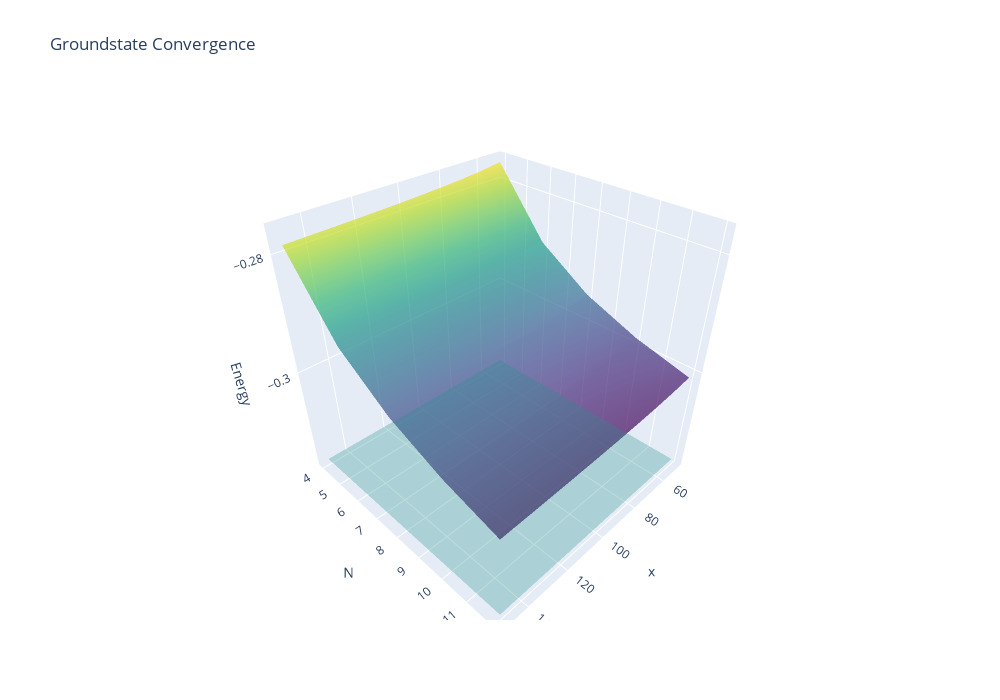

Notebook cell for this chart:
### Markdown cell above
# Ground State Convergence

### Code cell
x_axis, y_axis = x_val, qubits

fig = go.Figure(data=[go.Surface(x=x_axis, y=y_axis, z=f0, opacity=0.7, showscale=False, colorscale='Viridis'), 
                      go.Surface(x=x_axis, y=y_axis, z=np.full([n_res, x_res], -1/np.pi), opacity=0.3, showscale=False, colorscale='Viridis')])

fig.update_layout(title='Groundstate Convergence',
                   autosize=False,
                  width=1000, height=700,
                 scene = dict(
                    xaxis_title='x',
                    yaxis_title='N',
                    zaxis_title='Energy'))
fig.show()

### Figure 1 — Plotly figure (JSON) as saved in the notebook; plotly's stock layout.template omitted (floating-point values rounded to 4 significant figures)
{"data": [{"colorscale": [[0, "#440154"], [0.1111, "#482878"], [0.2222, "#3e4989"], [0.3333, "#31688e"], [0.4444, "#26828e"], [0.5556, "#1f9e89"], [0.6667, "#35b779"], [0.7778, "#6ece58"], [0.8889, "#b5de2b"], [1, "#fde725"]], "opacity": 0.7, "showscale": false, "type": "surface", "x": [[50, 61.11, 72.22, 83.33, 94.44, 105.6, 116.7, 127.8, 138.9, 150], [50, 61.11, 72.22, 83.33, 94.44, 105.6, 116.7, 127.8, 138.9, 150], [50, 61.11, 72.22, 83.33, 94.44, 105.6, 116.7, 127.8, 138.9, 150], [50, 61.11, 72.22, 83.33, 94.44, 105.6, 116.7, 127.8, 138.9, 150], [50, 61.11, 72.22, 83.33, 94.44, 105.6, 116.7, 127.8, 138.9, 150]], "y": [[4, 4, 4, 4, 4, 4, 4, 4, 4, 4], [6, 6, 6, 6, 6, 6, 6, 6, 6, 6], [8, 8, 8, 8, 8, 8, 8, 8, 8, 8], [10, 10, 10, 10, 10, 10, 10, 10, 10, 10], [12, 12, 12, 12, 12, 12, 12, 12, 12, 12]], "z": [[-0.2768, -0.2773, -0.2776, -0.2779, -0.2781, -0.2782, -0.2783, -0.2784, -0.2785, -0.2786], [-0.2883, -0.2888, -0.2892, -0.2894, -0.2896, -0.2898, -0.2899, -0.29, -0.2901, -0.2902], [-0.2945, -0.295, -0.2954, -0.2956, -0.2958, -0.296, -0.2961, -0.2962, -0.2963, -0.2964], [-0.2983, -0.2988, -0.2992, -0.2995, -0.2997, -0.2999, -0.3, -0.3001, -0.3002, -0.3003], [-0.3009, -0.3015, -0.3018, -0.3021, -0.3023, -0.3025, -0.3027, -0.3028, -0.3029, -0.303]]}, {"colorscale": [[0, "#440154"], [0.1111, "#482878"], [0.2222, "#3e4989"], [0.3333, "#31688e"], [0.4444, "#26828e"], [0.5556, "#1f9e89"], [0.6667, "#35b779"], [0.7778, "#6ece58"], [0.8889, "#b5de2b"], [1, "#fde725"]], "opacity": 0.3, "showscale": false, "type": "surface", "x": [[50, 61.11, 72.22, 83.33, 94.44, 105.6, 116.7, 127.8, 138.9, 150], [50, 61.11, 72.22, 83.33, 94.44, 105.6, 116.7, 127.8, 138.9, 150], [50, 61.11, 72.22, 83.33, 94.44, 105.6, 116.7, 127.8, 138.9, 150], [50, 61.11, 72.22, 83.33, 94.44, 105.6, 116.7, 127.8, 138.9, 150], [50, 61.11, 72.22, 83.33, 94.44, 105.6, 116.7, 127.8, 138.9, 150]], "y": [[4, 4, 4, 4, 4, 4, 4, 4, 4, 4], [6, 6, 6, 6, 6, 6, 6, 6, 6, 6], [8, 8, 8, 8, 8, 8, 8, 8, 8, 8], [10, 10, 10, 10, 10, 10, 10, 10, 10, 10], [12, 12, 12, 12, 12, 12, 12, 12, 12, 12]], "z": [[-0.3183, -0.3183, -0.3183, -0.3183, -0.3183, -0.3183, -0.3183, -0.3183, -0.3183, -0.3183], [-0.3183, -0.3183, -0.3183, -0.3183, -0.3183, -0.3183, -0.3183, -0.3183, -0.3183, -0.3183], [-0.3183, -0.3183, -0.3183, -0.3183, -0.3183, -0.3183, -0.3183, -0.3183, -0.3183, -0.3183], [-0.3183, -0.3183, -0.3183, -0.3183, -0.3183, -0.3183, -0.3183, -0.3183, -0.3183, -0.3183], [-0.3183, -0.3183, -0.3183, -0.3183, -0.3183, -0.3183, -0.3183, -0.3183, -0.3183, -0.3183]]}], "layout": {"autosize": false, "height": 700, "scene": {"xaxis": {"title": {"text": "x"}}, "yaxis": {"title": {"text": "N"}}, "zaxis": {"title": {"text": "Energy"}}}, "title": {"text": "Groundstate Convergence"}, "width": 1000}}
